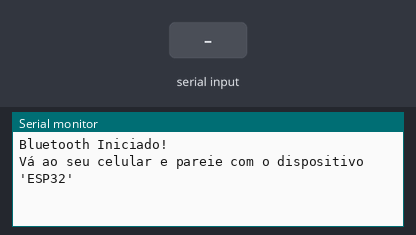
Recording of a sketch running on a simulated ESP32. Shown: the last lines printed to the serial monitor. The test bench sets the inputs (shaded band). Nothing arrives over Bluetooth unless stated.

Above: at 1.2 s.
1.3 s: "1\n" received over the second serial link
At 2.5 s:
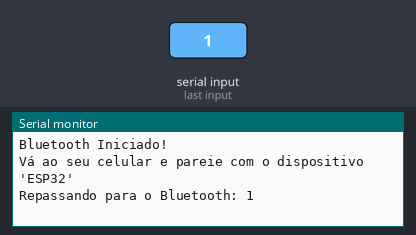
2.8 s: "0\n" received over the second serial link
At 3.6 s:
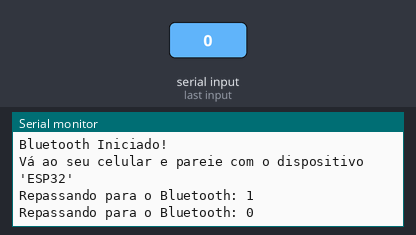
4.3 s: "2\n" received over the second serial link
At 4.8 s:
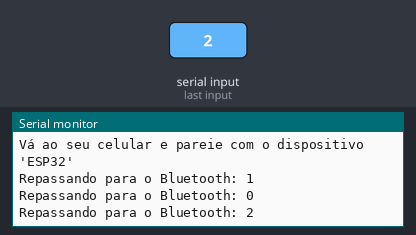

The sketch:

Modulo_ESP32_Bluetooth.ino
```cpp
#include "BluetoothSerial.h"

// Verifica se o Bluetooth está ativado no chip
#if !defined(CONFIG_BT_ENABLED) || !defined(CONFIG_BLUEDROID_ENABLED)
#error Bluetooth is not enabled! Please run `make menuconfig` to and enable it
#endif

BluetoothSerial SerialBT;

#define RX2_PIN 16
#define TX2_PIN 17

void setup() {
  Serial.begin(9600);
  Serial2.begin(9600, SERIAL_8N1, RX2_PIN, TX2_PIN);

  // O nome que vai aparecer no seu telemóvel quando for parear
  SerialBT.begin("ESP32");

  Serial.println("Bluetooth Iniciado!");
  Serial.println("Vá ao seu celular e pareie com o dispositivo 'ESP32'");
}

void loop() {
  // Verifica se o Arduino enviou alguma coisa
  if (Serial2.available() > 0) {

    String mensagemArduino = Serial2.readStringUntil('\n');
    mensagemArduino.trim();

    // Se a mensagem não estiver vazia, envia para o Bluetooth!
    if (mensagemArduino.length() > 0) {
      Serial.print("Repassando para o Bluetooth: ");
      Serial.println(mensagemArduino);

      // Comando mágico que manda a notificação para o celular conectado:
      SerialBT.println(mensagemArduino);
    }
  }
}
```

Measured:
- after the input at 1.3 s, the serial monitor: prints a new line at once (image 1)
- after the input at 2.8 s, the serial monitor: prints a new line at once (image 2)
- after the input at 4.3 s, the serial monitor: prints a new line at once (image 3)
